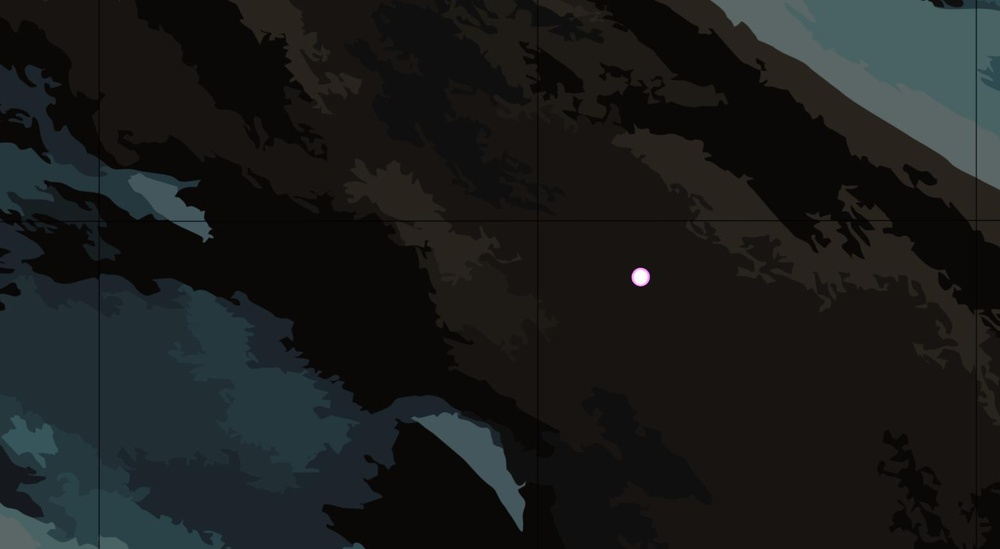
#> input picture EYRC-Tasks-main/Task 1/led.jpg, 1000 x 549 px, shrunk from 1556 x 855 before the run, found by its file name
$ python LD_3613_led_detection.py
#> lines starting #> are read from the running program, lines starting #| are printed output that depends on the picture; after the words box and inside, x2 and y2 are one past the last pixel; in counts of white or black regions, pixels touching at a corner belong together
'''
# Team ID:          eYRC#LD#3613
# Theme:            Luminosity Drone
# Author List:      Shyamcharan K,Ashwath B
# Filename:         LD_3613_led_detection.py
# Functions:
# Global variables: image,imgray,thresh,lavels,mask,cnts,cntrd,areas,a
'''


# import the necessary packages
from imutils import contours
from skimage import measure
import numpy as np
import imutils
import cv2

# load the image,
image = cv2.imread('/home/ironman/Desktop/Projects/e-Yantra/EYRC-Tasks-main/Task 1/led.jpg', 1)
#> image is the input picture: shape (549, 1000, 3); mean B, G, R 27.6, 28.4, 26.6
image=cv2.cvtColor(image,cv2.COLOR_BGR2RGB)

# convert it to grayscale, and blur it
imgray=cv2.cvtColor(image,cv2.COLOR_RGB2GRAY)
imgray=cv2.GaussianBlur(imgray,(9,9),0)

# threshold the image to reveal light regions in the blurred image
_,thresh=cv2.threshold(imgray,133,255,cv2.THRESH_BINARY)
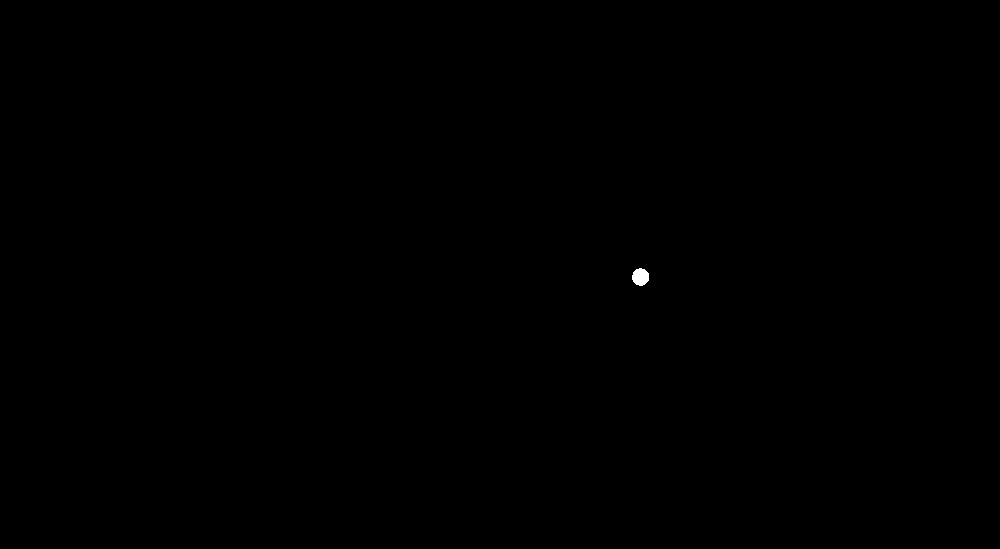
#> thresh: shape (549, 1000); 0.04% white; 1 white region, box (x1, y1, x2, y2) and area: (632, 268, 649, 286) 236


# perform a series of erosions and dilations to remove any small blobs of noise from the thresholded image
thresh = cv2.erode(thresh, None, iterations=2)
#> thresh: shape (549, 1000); 0.02% white; 1 white region, box (x1, y1, x2, y2) and area: (634, 271, 647, 283) 113
thresh = cv2.dilate(thresh, None, iterations=2)
#> thresh: shape (549, 1000); 0.04% white; 1 white region, box (x1, y1, x2, y2) and area: (632, 269, 649, 285) 229

# perform a connected component analysis on the thresholded image, then initialize a mask to store only the "large" components
labels=measure.label(thresh, connectivity=2,  background=0)
#> labels: shape (549, 1000) int64; values 0 (black) and 1 (white), 0.04% white; 1 white region
mask = np.zeros(thresh.shape, dtype="uint8")

# loop over the unique components
for label in np.unique(labels):
    # If this is the background label, ignore it
    if label == 0:
        continue

    # otherwise, construct the label mask and count the number of pixels
    labelMask = np.zeros(thresh.shape, dtype="uint8")
    labelMask[labels == label] = 255
    numPixels = cv2.countNonZero(labelMask)

    # if the number of pixels in the component is sufficiently large, then add it to our mask of "large blobs"
    if numPixels > 100:
        mask = cv2.add(mask, labelMask)
#> this loop made 2 passes
#> numPixels on pass 2: 229


# find the contours in the mask, then sort them from left to right
cnts,_=cv2.findContours(mask,cv2.RETR_EXTERNAL, cv2.CHAIN_APPROX_SIMPLE)
#> cnts = 1 contour; box (x1, y1, x2, y2) and area: (632, 269, 649, 285) 205
cnts=contours.sort_contours(cnts,method="left-to-right")[0]

# loop over the contours

# Initialize lists to store centroid coordinates and area
cntrd=[]
areas=[]

#number of leds
a=len(cnts)
#> a = 1

# Loop over the contours
for (i,c) in enumerate(cnts):


    # Calculate the area of the contour
    area=cv2.contourArea(c)

    #Calculate the centroid coordinates (check again)
    M = cv2.moments(c)
    if M["m00"] != 0:
        cx = float(M["m10"] / M["m00"])
        cy = float(M["m01"] / M["m00"])


    # Draw the bright spot on the image
    (x,y), radius = cv2.minEnclosingCircle(c)
    cv2.drawContours(image,cnts,-1,(0,0,255),2)
    cv2.putText(image,"#{No}".format(No=i+1),(int(x-15),int(y-22)),cv2.FONT_HERSHEY_SIMPLEX,0.5,(0,0,255),2)


    # Append centroid coordinates and area to the respective lists
    areas.append(area)
    cntrd.append((cx,cy))
#> this loop made 1 pass
#> (area, cx, cy, x, y, radius) on pass 1: (205, 640.1, 276.5, 640.2, 276.5, 8.58)
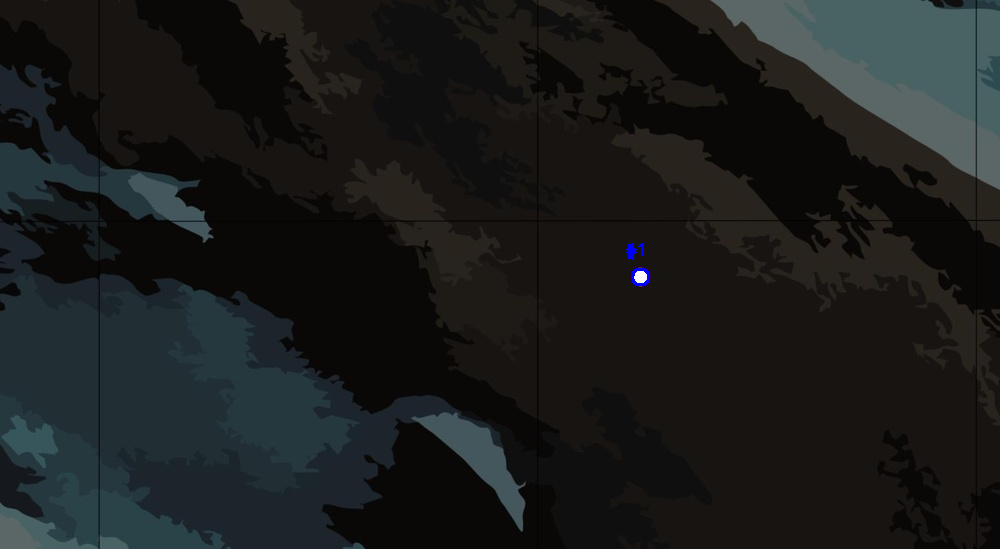
#> image: shape (549, 1000, 3); mean R, G, B 26.5, 28.3, 27.7
#> after the loop, areas = [205]; cntrd = [(640.1, 276.5)]

# Save the output image as a PNG file
cv2.imwrite("LD_3613_led_detection_results.png", image)

# Open a text file for writing
with open("LD_3613_led_detection_results.txt", "w") as file:
    # Write the number of LEDs detected to the file
    file.write(f"No. of LEDs detected: {a}\n")


    # Loop over the contours
    for (i, c) in enumerate(cnts):
        centroid = cntrd[i]
        area = areas[i]

        file.write(f"Centroid #{i + 1}: {centroid}\nArea #{i + 1}: {area}\n")
#> this loop made 1 pass
#> (centroid, area) on pass 1: ((640.1, 276.5), 205)


# Close the text file
file.close()

$ run again, with EYRC-Tasks-main/Task 1/sample.jpg copied over EYRC-Tasks-main/Task 1/led.jpg
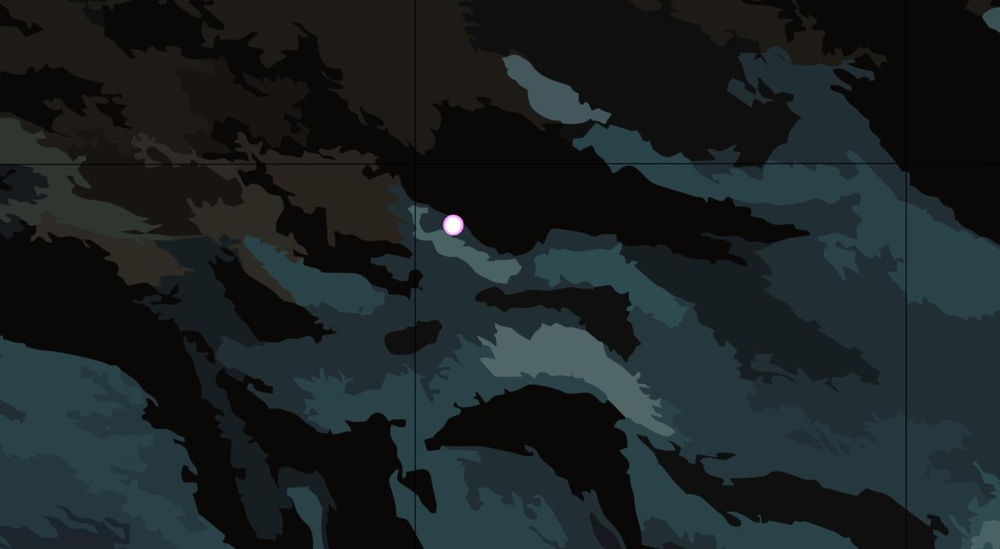
#> input picture EYRC-Tasks-main/Task 1/sample.jpg, 1000 x 549 px, shrunk from 1556 x 855 before the run, found by its file name
#> image is the input picture: shape (549, 1000, 3); mean B, G, R 35.5, 34.3, 26.9
#> labels: shape (549, 1000) int64; values 0 (black) and 1 (white), 0.06% white; 1 white region
#> the loop `for label in np.unique(labels):` made 2 passes
#> numPixels on pass 2: 305
#> cnts = 1 contour; box (x1, y1, x2, y2) and area: (444, 216, 463, 235) 277
#> a = 1
#> the loop `for (i,c) in enumerate(cnts):` made 1 pass
#> (area, cx, cy, x, y, radius) on pass 1: (277, 452.7, 225, 452.5, 225, 10.06)
#> after the loop `for (i,c) in enumerate(cnts):`:
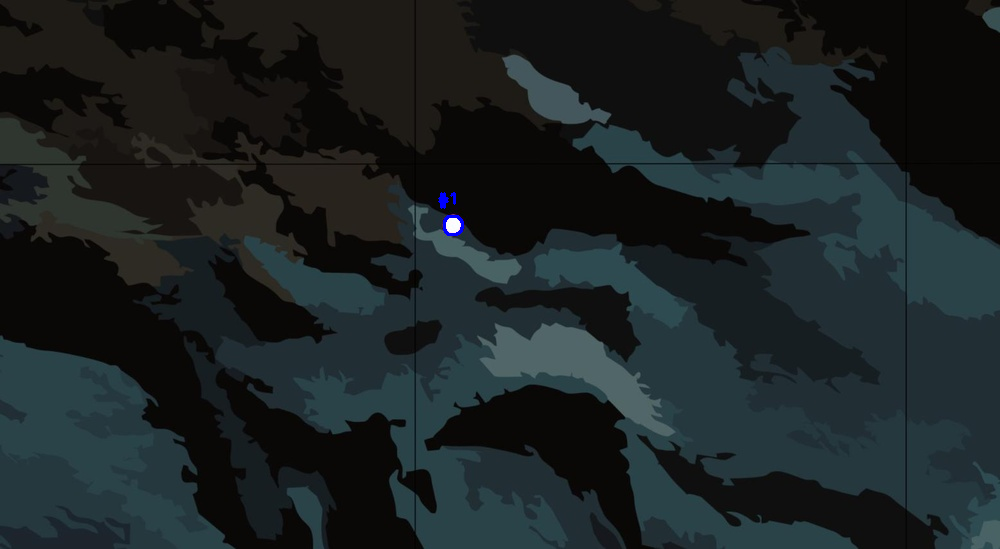
#> image: shape (549, 1000, 3); mean R, G, B 26.9, 34.3, 35.6
#> after the loop `for (i,c) in enumerate(cnts):`: areas = [277]; cntrd = [(452.7, 225)]
#> the loop `for (i, c) in enumerate(cnts):` made 1 pass
#> (centroid, area) on pass 1: ((452.7, 225), 277)
